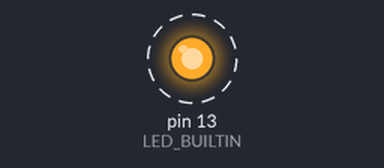
Simulated run of this sketch. Board: Arduino Uno, built with avr-gcc and run on an emulated ATmega328P. Shown: output pins drawn as LEDs (lit = HIGH). Dashed ring = blinking.

Above: at 0.5 s.
Timing chart, 0 to 4.6 s (numbered marks = the images above):
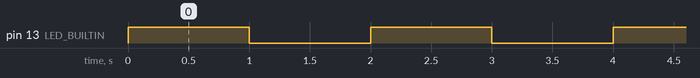

The sketch:

BlinkingLed.ino
```cpp
// (licence header left out)
#include "BlinkLed.h"

/*
 * Defines blinking led
 */
BlinkLed bl = BlinkLed(LED_BUILTIN,1000);

/*
 * Setup
 */
void setup() {
  bl.setup();
}

/*
 * Main loop
 */
void loop() {

  /*
   * Blinks built-in led
   */
  bl.handle();
}
```

BlinkLed.cpp
```cpp
// (licence header left out)
#include "BlinkLed.h"

/*
 * Constructor
 */
BlinkLed::BlinkLed(unsigned int ledPin, unsigned int delay) :
  _ledPin(ledPin),
  _delay(delay),
  _nextFlicker(0),
  _state(false)
{}

/*
 * Setup led pin
 */
void BlinkLed::setup() const {
  pinMode(_ledPin, OUTPUT);
  digitalWrite(_ledPin,_state);
}

/*
 * Reverses led state
 */
void BlinkLed::handle() {

  unsigned long curr_time = millis();

  if (curr_time >= _nextFlicker) {
    _nextFlicker = curr_time + _delay;
    digitalWrite(_ledPin, _state=!_state);
  }
}
```

BlinkLed.h
```cpp
// (licence header left out)
#ifndef BlinkLed_h
#define BlinkLed_h

#include "Arduino.h"

class BlinkLed
{
  protected:
    const unsigned int _ledPin;
    const unsigned int _delay;
    unsigned long _nextFlicker;
    bool _state;

  public:
    BlinkLed(unsigned int ledPin, unsigned int delay);
    void setup() const;
    void handle();
};

#endif
```

Measured:
- by itself, pin 13 (LED_BUILTIN): alternates HIGH for 1.0 s and LOW for 1.0 s
